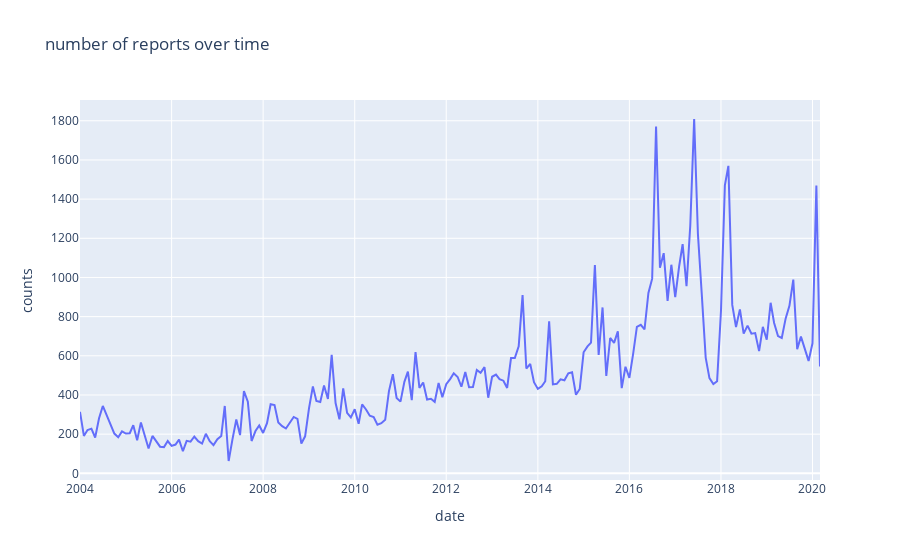

Notebook cell for this chart:
### Markdown cell above
## How are number of reported events changing over time?

### Code cell
vis.plot_time_trend(aggReports_time,"number of reports over time")

### Figure 1 — Plotly figure (JSON) as saved in the notebook; plotly's stock layout.template omitted (floating-point values rounded to 4 significant figures; data arrays with more than 128 entries replaced by an {"elided": "..."} marker saying what was removed)
{"data": [{"hovertemplate": "date=%{x}<br>counts=%{y}<extra></extra>", "legendgroup": "", "line": {"color": "#636efa", "dash": "solid"}, "marker": {"symbol": "circle"}, "mode": "lines", "name": "", "orientation": "v", "showlegend": false, "type": "scatter", "x": {"elided": "195 str values"}, "xaxis": "x", "y": {"elided": "195 int values"}, "yaxis": "y"}], "layout": {"legend": {"tracegroupgap": 0}, "title": {"text": "number of reports over time"}, "xaxis": {"anchor": "y", "domain": [0, 1], "title": {"text": "date"}}, "yaxis": {"anchor": "x", "domain": [0, 1], "title": {"text": "counts"}}}}
